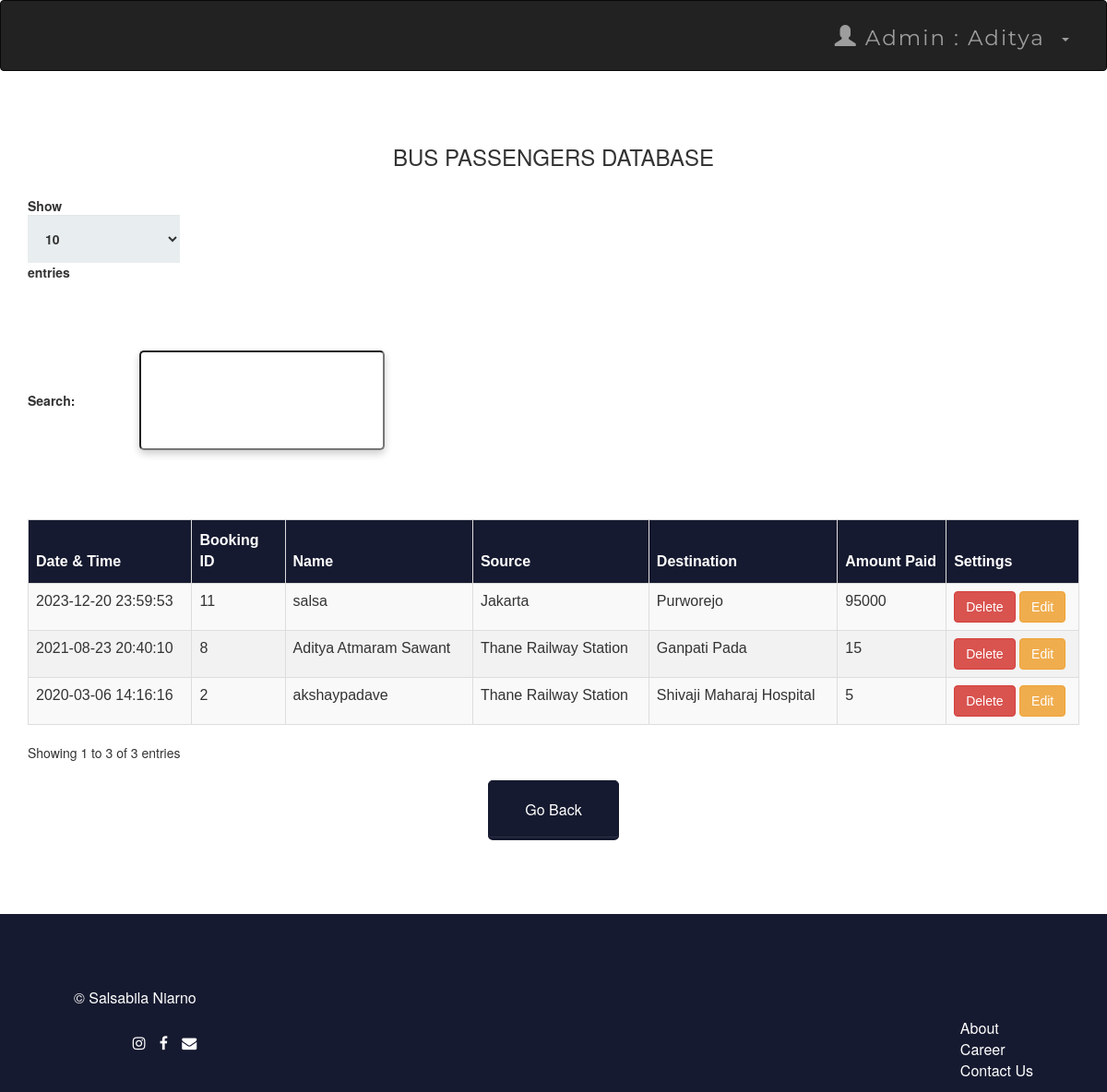
Page /admin/adminbusdb.php (signed in) on the committed database.
### tables this page shows
CREATE TABLE `bustransactions` (
  `T_No.` int(10) NOT NULL,
  `email` varchar(50) NOT NULL,
  `source` varchar(50) NOT NULL,
  `dest` varchar(50) NOT NULL,
  `Name` varchar(50) NOT NULL,
  `PO_bus` varchar(50) NOT NULL,
  `NoOfpass` int(11) NOT NULL,
  `card_no` int(25) NOT NULL,
  `expmonth` int(2) NOT NULL,
  `expyear` int(2) NOT NULL,
  `cvv` int(3) NOT NULL,
  `pin` int(4) NOT NULL,
  `Date` datetime NOT NULL DEFAULT current_timestamp(),
  `Amt` int(10) NOT NULL
);

### admin/adminbusdb.php (the view, shortened to what this page needs)
<?php
include '../connect.php' ;
include 'adminheader.php';
?>
 <!DOCTYPE html>
 <html>
 <link rel='stylesheet' href='../style/index.css'>
      <head>
           <link rel="stylesheet" href="https://maxcdn.bootstrapcdn.com/bootstrap/3.3.6/css/bootstrap.min.css" />
           <link rel="stylesheet" href="https://cdn.datatables.net/1.10.12/css/dataTables.bootstrap.min.css" />
      </head>
      <body>
           <br /><br />
           <div class="container">
                <h3 align="center">BUS PASSENGERS DATABASE</h3>
                <br />
                <div class="table-responsive">
                     <table id="data" class="table table-striped table-bordered">
                          <thead>
                               <tr>
                                    <th> Date & Time</th>
                                    <th> Booking ID  </th>
                                    <th> Name </th>
                                    <th> Source </th>
                                    <th> Destination </th>
                                    <th> Amount Paid</th>
                                    <th> Settings</th>
                               </tr>
                          </thead>
                          <tbody>
  <?php
   $result = mysqli_query($connect , "select * From bustransactions");
  while ($row = mysqli_fetch_assoc($result)):
  ?>
  <tr>
    <td><?php echo $row['Date']; ?></td>
    <td><?php echo $row['T_No.']; ?></td>
    <td><?php echo $row['Name']; ?></td>
    <td><?php echo $row['source']; ?></td>
    <td><?php echo $row['dest']; ?></td>
    <td><?php echo $row['Amt']; ?></td>
    <td><a href="deletebus.php?pid=<?php echo $row['T_No.']; ?>" class="btn btn-danger">Delete</a>  <a href="editbus.php?pid=<?php echo $row['T_No.']; ?>" class="btn btn-warning">Edit</a></td>
    </tr>
  <?php endwhile; ?>
</tbody>
                     </table>
                </div>
           </div>
      </body>
 </html>
<table align='center'>
<tr>
  <td><a href='admin.php'><button style="background-color: #161A30; border-color:#161A30"  ><span style="color:white">Go Back </span> </button></a></td>
 </tr>
</table>
 <?php include '../footer/footer.php';
?>

### admin/adminheader.php (shortened to what this page needs)
<head>
  <link rel="stylesheet" href="https://maxcdn.bootstrapcdn.com/bootstrap/3.4.0/css/bootstrap.min.css">
  <link rel="stylesheet" href="https://maxcdn.bootstrapcdn.com/bootstrap/3.4.1/css/bootstrap.min.css">
   <link rel="stylesheet" href="https://maxcdn.bootstrapcdn.com/bootstrap/3.4.1/css/bootstrap.min.css">
</head>
<nav class="navbar navbar-inverse">
  <div class="container-fluid">
    <div class="collapse navbar-collapse " id="myNavbar">
      <ul class="nav navbar-nav navbar-right">
         <li class="dropdown"><a class="dropdown-toggle" data-toggle="dropdown" href="#"><span class="glyphicon glyphicon-user"></span>
        Admin : <?php  echo " ". $_SESSION['name'] ."" ?> &nbsp<span class="caret"></span></a>
              </div>
    </div>
</nav>
</html>

### footer/footer.php (shortened to what this page needs)
<head>
  <link rel="stylesheet" href="https://cdnjs.cloudflare.com/ajax/libs/font-awesome/6.3.0/css/all.min.css">
  <link rel="stylesheet" href="https://cdnjs.cloudflare.com/ajax/libs/font-awesome/4.7.0/css/font-awesome.min.css">
</head>
<footer>
    <p class="cr">&#169; Salsabila Niarno</p>
    <div class="social-media">
        <ul>
            <li><a href="https://instagram.com/niarsalsaa"><i class="fa fa-instagram"></i></a></li>
            <li><a href=""><i class="fa fa-facebook"></i></a></li>
            <li><a href=""><i class="fa fa-envelope"></i></a></li>
        </ul>
    </div>
    <div class="footer-list">
        <ul>
            <li><a href="#">About</a></li>
            <li><a href="#">Career</a></li>
            <li><a href="#">Contact Us<a></li>
        </ul>
    </div>
</footer>

### style/index.css (style rules this page uses)
*, *:before, *:after { -moz-box-sizing: border-box; -webkit-box-sizing: border-box; box-sizing: border-box; }
body { background-color: #fff; font-family: 'Nunito', sans-serif; color: #161A30; }
a { text-decoration:none; }
td { text-align: center; }
button { padding: 19px 39px; color: #FFF; background-color: #161A30; font-size: 24px; text-align: center; font-style: normal; border-radius: 5px; width: 100%; border: 4px solid #fff; border-width: 1px 1px 3px; box-shadow: 0 -1px 0 rgba(255,255,255,0.1) inset; margin-bottom: 10px; }

### admin/adminheader.php (style rules this page uses)
.navbar { background-color: #161A30; margin-bottom: 50px; border-radius: 0; font-family: Montserrat, sans-serif; margin-bottom: 0; border: 0; font-size: 23px !important; letter-spacing: 2px; opacity: 2; padding: 10px; }
footer { background-color: #161A30; padding: 25px; }

### admin/adminbusdb.php (style rules this page uses)
table#data { font-size:16px; font-family: "Trebuchet MS", Arial, Helvetica, sans-serif; border-collapse: collapse; border-spacing: 0; width: 100%; }
#data td, #data th { border: 1px solid #ddd; text-align: left; padding: 8px; }
#data tr:nth-child(even) { background-color: #f2f2f2 }
#data th { padding-top: 11px; padding-bottom: 11px; background-color: #161A30; color: white; }

### footer/footer.php (style rules this page uses)
a { color: white; }
footer { color: white; background-color: #161A30; height: auto; padding: 5em; margin-top: 5em; font-size: 16px; }
.footer-list ul { float: right; list-style: none; }
footer p { color: white; }
.social-media ul { display: flex; justify-content:space-around; list-style: none; margin: 1em; width: 125px; float: left; }
.social-media ul i { color: white; }

### rows in the picture
bustransactions: Date "2020-03-06 14:16:16", value "2", Name "akshaypadave", source "Thane Railway Station", dest "Shivaji Maharaj Hospital", Amt "5"
bustransactions: Date "2021-08-23 20:40:10", value "8", Name "Aditya Atmaram Sawant", source "Thane Railway Station", dest "Ganpati Pada", Amt "15"
bustransactions: Date "2023-12-20 23:59:53", value "11", Name "salsa", source "Jakarta", dest "Purworejo", Amt "95000"

### other values in the picture
$_SESSION['name'] "Aditya"
